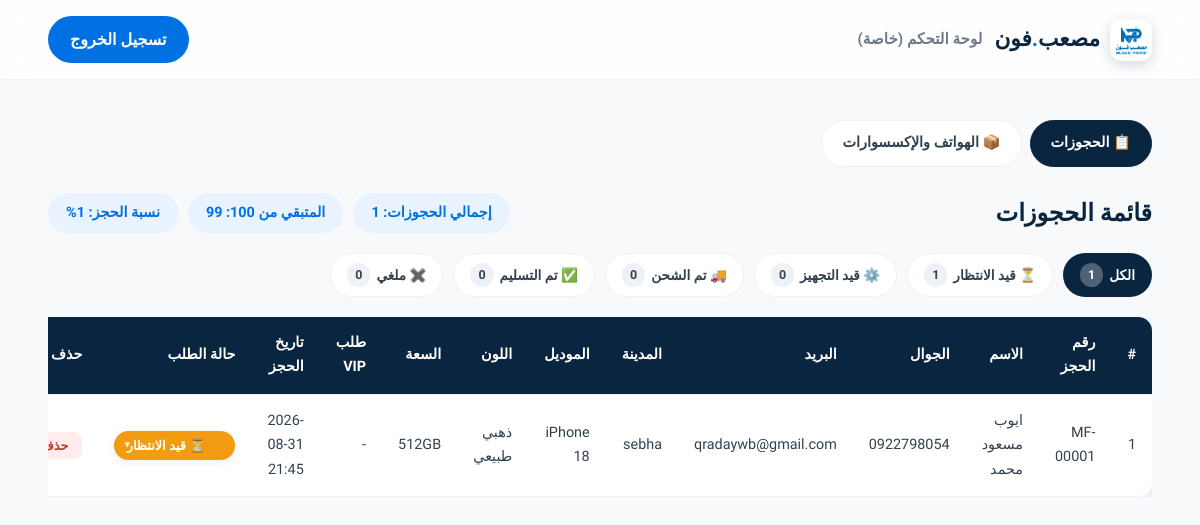
Before: /admin (signed in) with the older database file.
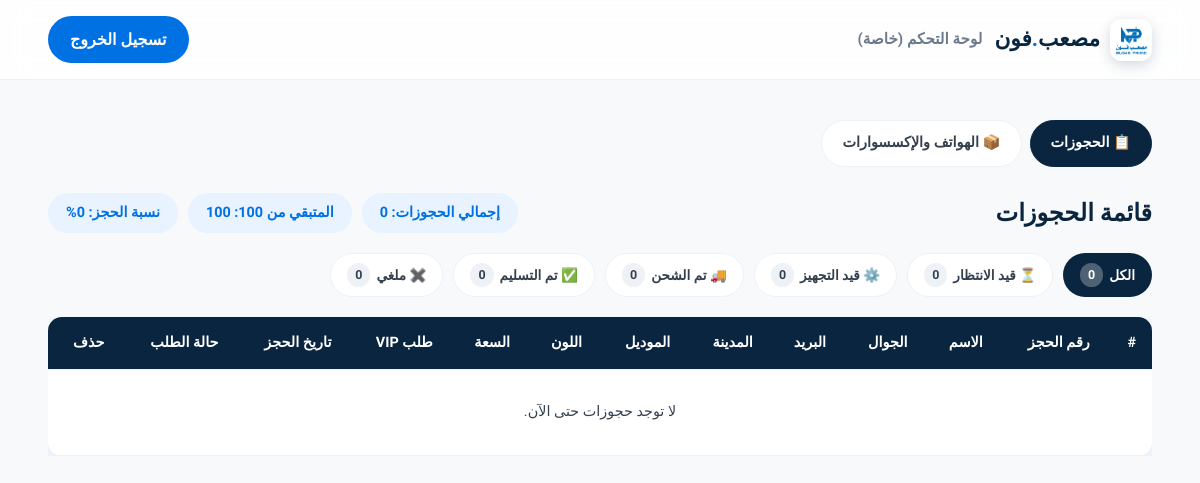
After: the same page with the newer database file.
### tables this page shows
CREATE TABLE reservations (
            id INTEGER PRIMARY KEY AUTOINCREMENT,
            full_name TEXT NOT NULL,
            phone TEXT NOT NULL,
            email TEXT,
            city TEXT,
            model TEXT NOT NULL,
            color TEXT NOT NULL,
            storage TEXT NOT NULL,
            notes TEXT,
            custom_request TEXT,
            booking_ref TEXT,
            created_at TEXT NOT NULL
        , status TEXT DEFAULT 'pending');

### app.py (the view, shortened to what this page needs)
    @app.route("/admin", methods=["GET", "POST"])
    def admin():
        if not admin_required():
            return render_template("admin_login.html")
        conn = get_db()
        rows = conn.execute("SELECT * FROM reservations ORDER BY id DESC").fetchall()
        status_counts = {s["id"]: 0 for s in ORDER_STATUSES}
        for row in rows:
            st = row["status"] if row["status"] in VALID_STATUS_IDS else "pending"
            status_counts[st] = status_counts.get(st, 0) + 1
        conn.close()
        model_names = {m["id"]: m["name"] for m in MODELS}
        return render_template(
            "admin.html",
            reservations=rows,
            model_names=model_names,
            stock=get_stock_status(),
            active_tab="reservations",
            order_statuses=ORDER_STATUSES,
            status_counts=status_counts,
        )

### app.py (called while the page is built)
def get_db():
    conn = sqlite3.connect(DB_PATH)
    conn.row_factory = sqlite3.Row
    return conn

def get_reserved_count():
    conn = get_db()
    row = conn.execute("SELECT COUNT(*) AS c FROM reservations").fetchone()
    conn.close()
    return row["c"] if row else 0

def get_stock_status():
    reserved = get_reserved_count()
    remaining = max(TOTAL_STOCK - reserved, 0)
    percent = round((reserved / TOTAL_STOCK) * 100) if TOTAL_STOCK else 0
    percent = min(percent, 100)
    return {
        "total": TOTAL_STOCK,
        "reserved": reserved,
        "remaining": remaining,
        "percent": percent,
        "sold_out": remaining <= 0,
    }

def get_lang():
    lang = session.get("lang", "ar")
    return lang if lang in TRANSLATIONS else "ar"

@app.context_processor
def inject_lang_helpers():
    lang = get_lang()
    return {"t": TRANSLATIONS[lang], "lang": lang}

    def admin_required():
        return session.get("is_admin") is True

### templates/admin.html (shortened to what this page needs)
<!DOCTYPE html>
<html lang="ar" dir="rtl">
<head>
  <link rel="stylesheet" href="{{ url_for('static', filename='css/style.css') }}">
</head>
<body>
{% import "_logo.html" as L %}
  <header class="navbar">
    <div class="container">
      <div style="display:flex; align-items:center; gap:12px;">
        {{ L.logo("admin") }}
        <span style="color:var(--gray-500); font-weight:700; font-size:0.95rem;">لوحة التحكم (خاصة)</span>
      </div>
      <a href="{{ url_for('admin_logout') }}" class="btn-nav">تسجيل الخروج</a>
    </div>
  </header>
  <div class="container admin-wrap">
    <div class="admin-tabs">
      <a href="{{ url_for('admin') }}" class="{{ 'active' if active_tab == 'reservations' else '' }}">📋 الحجوزات</a>
      <a href="{{ url_for('admin_catalog') }}" class="{{ 'active' if active_tab == 'catalog' else '' }}">📦 الهواتف والإكسسوارات</a>
    </div>
    {% if active_tab == 'reservations' %}
    <div class="admin-header">
      <h2 style="color: var(--brand-navy);">قائمة الحجوزات</h2>
      <div style="display:flex; gap:10px; flex-wrap:wrap;">
        <span class="stat-badge">إجمالي الحجوزات: {{ reservations|length }}</span>
        <span class="stat-badge">المتبقي من {{ stock.total }}: {{ stock.remaining }}</span>
        <span class="stat-badge">نسبة الحجز: {{ stock.percent }}%</span>
      </div>
    </div>
    <div class="status-filters" id="statusFilters">
      <span class="status-chip active" data-filter="all" style="background: var(--brand-navy);">
        الكل <span class="chip-count">{{ reservations|length }}</span>
      </span>
      {% for s in order_statuses %}
      <span class="status-chip" data-filter="{{ s.id }}" style="--chip-color: {{ s.color }};">
        {{ s.icon }} {{ s.label_ar }} <span class="chip-count">{{ status_counts.get(s.id, 0) }}</span>
      </span>
      {% endfor %}
    </div>
    <div class="table-scroll">
      <table>
        <thead>
          <tr>
            <th>#</th><th>رقم الحجز</th><th>الاسم</th><th>الجوال</th><th>البريد</th>
            <th>المدينة</th><th>الموديل</th><th>اللون</th><th>السعة</th>
            <th>طلب VIP</th><th>تاريخ الحجز</th><th>حالة الطلب</th><th>حذف</th>
          </tr>
        </thead>
        <tbody id="reservationsBody">
          {% for r in reservations %}
          {% set cur_status = r.status if r.status in (order_statuses|map(attribute='id')|list) else 'pending' %}
          <tr data-status="{{ cur_status }}">
            <td>{{ r.id }}</td>
            <td>{{ r.booking_ref or "-" }}</td>
            <td>{{ r.full_name }}</td>
            <td>{{ r.phone }}</td>
            <td>{{ r.email or "-" }}</td>
            <td>{{ r.city or "-" }}</td>
            <td>{{ model_names.get(r.model, r.model) }}</td>
            <td>{{ r.color }}</td>
            <td>{{ r.storage }}</td>
            <td>{{ r.custom_request or "-" }}</td>
            <td>{{ r.created_at[:16].replace("T", " ") }}</td>
            <td>
              <span class="status-select-wrap">
                <select class="status-select js-status-select" data-res-id="{{ r.id }}">
                  {% for s in order_statuses %}
                  <option value="{{ s.id }}" data-color="{{ s.color }}" {{ "selected" if s.id == cur_status else "" }}>
                    {{ s.icon }} {{ s.label_ar }}
                  </option>
                  {% endfor %}
                </select>
              </span>
            </td>
            <td>
              <form action="{{ url_for('admin_delete', res_id=r.id) }}" method="POST" onsubmit="return confirm('هل أنت متأكد من الحذف؟');">
                <button type="submit" class="del-btn">حذف</button>
              </form>
            </td>
          </tr>
          {% else %}
          <tr><td colspan="13" style="text-align:center; padding: 30px;">لا توجد حجوزات حتى الآن.</td></tr>
          {% endfor %}
        </tbody>
      </table>
    </div>
    {% endif %}
  </div>
</body>
</html>

Changed rows visible on the page:
removed reservations: id "1", booking_ref "MF-00001", full_name "ايوب مسعود محمد", phone "0922798054", email "qradaywb@gmail.com", city "sebha", get "iPhone 18", color "ذهبي طبيعي", storage "512GB", custom_request "-", created_at "2026-08-31 21:45", id "⏳ قيد الانتظار"
Other visible differences:
{{ reservations|length }}: "1" → "0"
{{ stock.remaining }}: "99" → "100"
{{ stock.percent }}: "1" → "0"
new list line: "⏳ قيد الانتظار 0"
text now shown: "لا توجد حجوزات حتى الآن."
list line gone: "⏳ قيد الانتظار 1"
